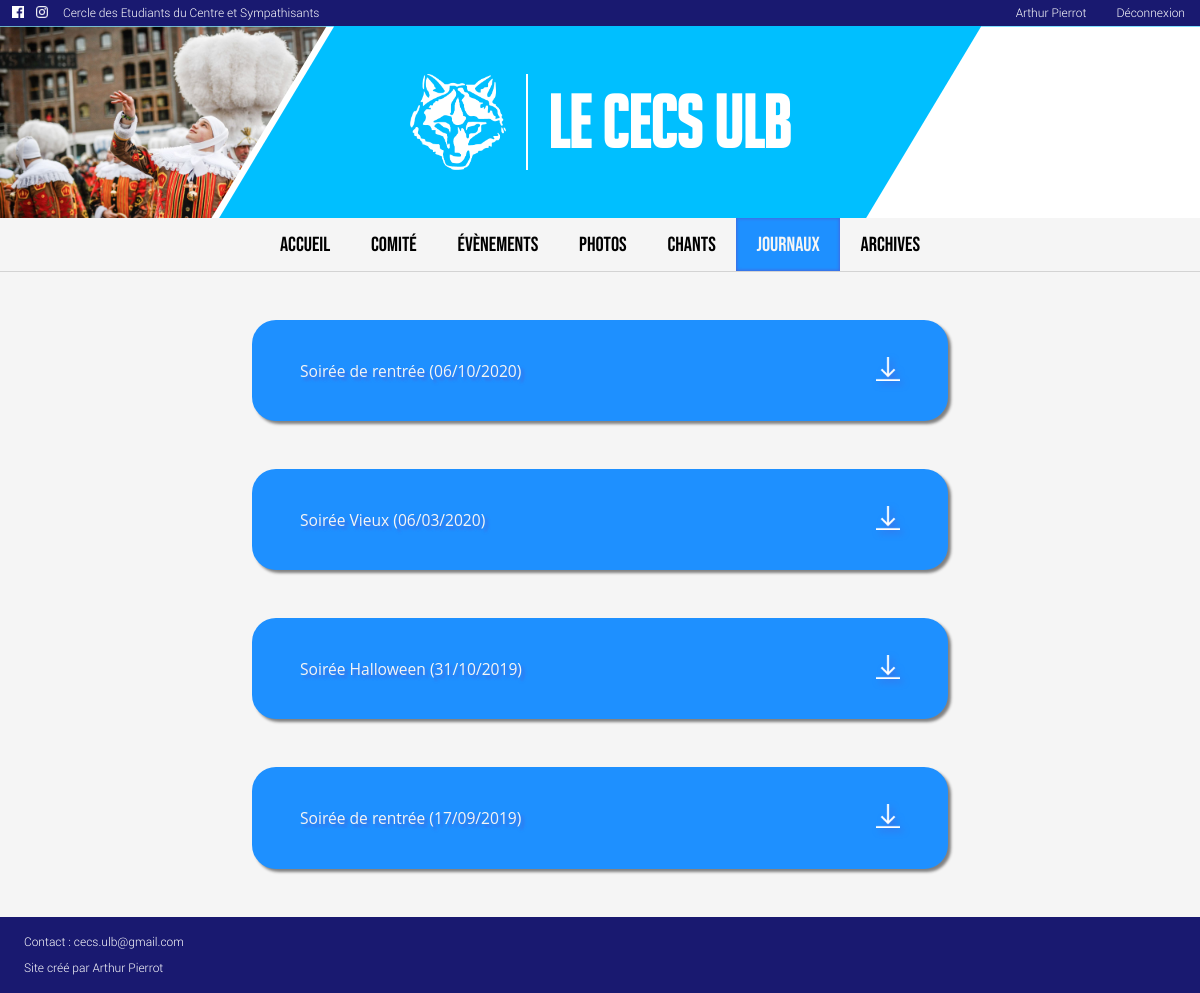
Page /journals/ (signed in) on the committed database.
### main/models.py (models this page shows, shortened)
class Account(AbstractBaseUser):
	username = models.CharField(max_length=30, unique=True)
	email = models.EmailField(verbose_name='email', max_length=60, unique=True)
	first_name = models.CharField(max_length=30)
	last_name = models.CharField(max_length=30)
	date_joined = models.DateTimeField(verbose_name='date joined', auto_now_add=True)
	last_login = models.DateTimeField(verbose_name='last login', auto_now=True)
	is_admin = models.BooleanField(default=False)
	is_active = models.BooleanField(default=True)
	is_member = models.BooleanField(default=False)
	is_staff = models.BooleanField(default=False)
	is_superuser = models.BooleanField(default=False)
	post = models.ForeignKey(Post, on_delete=models.SET_NULL, blank=True, null=True)
	photo = models.ImageField(upload_to='staff', default='default.jpg')
	description = models.TextField(blank=True)
	phone_regex = RegexValidator(regex=r'^\d{10}$', message="Le numéro de téléphone doit être de la forme : '0499999999'.")
	phone_number = models.CharField(validators=[phone_regex], max_length=10, blank=True)
	display_email = models.BooleanField(default=True)
	display_phone_number = models.BooleanField(default=True)
	USERNAME_FIELD = 'username'
	REQUIRED_FIELDS = ['email', 'first_name', 'last_name']
	objects = MyAccountManager()
	def __str__(self):
		return self.first_name + " " + self.last_name

class Journal(models.Model):
	name = models.CharField(max_length=30)
	pub_date = models.DateField(blank=True)
	file = models.FileField(upload_to='journals')

### main/views.py (the view)
# urls.py: path('journals/', views.JournalView.as_view(), name='journals'),
class JournalView(generic.ListView):
	template_name = 'main/journal.html'
	context_object_name = 'journals'
	def get_queryset(self):
		return Journal.objects.filter(pub_date__lte=timezone.now()).order_by('-pub_date')

### main/templates/main/journal.html (shortened to what this page needs)
{% extends "main/base.html" %}
{% load static %}
{% block navbar %}
    <ul>
        <li><a href="{% url 'main:index' %}">ACCUEIL</a></li>
        <li><a href="{% url 'main:comite' %}">COMITÉ</a></li>
        <li><a href="{% url 'main:events' %}">ÉVÈNEMENTS</a></li>
        <li><a href="{% url 'main:photo' %}">PHOTOS</a></li>
        <li><a href="{% url 'main:chants' %}">CHANTS</a></li>
        <li><a href="{% url 'main:journals' %}" class="active">JOURNAUX</a></li>
        <li><a href="{% url 'main:archives' %}">ARCHIVES</a></li>
    </ul>
{% endblock %}
{% block content %}
    {% if journals %}
        {% for journal in journals %}
            <div class="journal">
                <p>{{ journal.name }} ({{ journal.pub_date|date:'d/m/Y' }})</p>
                <a href="{{ journal.file.url }}" download><img src="{% static "images/download-white.png" %}" alt=""></a>
            </div>
        {% endfor %}
    {% endif %}
{% endblock %}

### main/templates/main/base.html (shortened to what this page needs)
<!DOCTYPE html>
<html lang="fr">
<head>
    {% load static %}
    <link rel="stylesheet" type="text/css" href="{% static 'main/style.css' %}">
</head>
<body>
    <div class="header-bar">
        <ul>
            <li class="social-links"><a target="_blank" rel="noopener noreferrer" href="https://www.facebook.com/CECSULB/"><img src="{% static "images/facebook-white.png" %}" alt=""></a></li>
            <li class="social-links"><a target="_blank" rel="noopener noreferrer" href="https://www.instagram.com/cecs_ulb/"><img src="{% static "images/instagram-white.png" %}" alt=""></a></li>
            <li class="cecs-name">Cercle des Etudiants du Centre et Sympathisants</li>
            {% if user.is_authenticated %}
                <li class="user-links"><a href="{% url 'main:profile' %}">{{ user }}</a></li>
                <li class="user-links"><a href="{% url 'main:logout' %}">Déconnexion</a></li>
            {% else %}
                <li class="user-links"><a href="{% url 'main:register' %}">Inscription</a></li>
                <li class="user-links"><a href="{% url 'main:login' %}">Connexion</a></li>
            {% endif %}
        </ul>
    </div>
    <header>
        <div class="polygon-left">
            <img src="{% static "images/carnaval.jpg" %}" alt="">
        </div>
        <div class="title">
            <img src="{% static "images/logo-white.png" %}" alt="">
            <h1>LE CECS ULB</h1>
        </div>
        <div class="polygon-right">
        </div>
    </header>
    <div class="navbar">
        {% block navbar %}{% endblock %}
    </div>
    <div class="content">
        {% block content %}{% endblock %}
    </div>
    <footer>
        <div class="contact">
            <p>Contact : cecs.ulb@gmail.com</p>
            <p>Site créé par Arthur Pierrot</p>
        </div>
    </footer>
</body>
</html>

### main/static/main/style.css (style rules this page uses)
:root { --title-text-color: white; --title-bg-color: deepskyblue; --header-text-color: white; --header-bg-color: midnightblue; --last-event-text-color: dodgerblue; --last-event-bg-color: whitesmoke; --last-event-shadow-color: lightgrey; --incoming-event-text-color: whitesmoke; --incoming-event-bg-color: dodgerblue; --incoming-event-shadow-color: royalblue; --comite-text-color: dodgerblue; --comite-bg-color: whitesmoke; --comite-shadow-color: lightgrey; --comite-bureau-text-color: whitesmoke; --comite-bureau-bg-color: dodgerblue; --comite-bureau-shadow-color: royalblue; --album-text-color: dodgerblue; --album-bg-color: whitesmoke; --album-shadow-color: lightgrey; }
.header-bar { display: flex; position: -webkit-sticky; position: sticky; height: 2.2vw;; top: 0; z-index: 1000; }
.header-bar ul { background-color: var(--header-bg-color); display: flex; align-items: center; list-style-type: none; margin: 0; padding: 0; width: 100%; }
.user-links { float: right; display: flex; align-items: center; }
.user-links a { padding: 10px 15px; text-decoration: none; text-align: center; font-family: "Roboto-Light", sans-serif; font-size: 1vw; color: var(--header-text-color); }
.social-links img { width: 1vw; height: 1vw; padding-left: 1vw; }
.cecs-name { margin-right: auto; padding: 10px 15px; text-decoration: none; text-align: center; font-family: "Roboto-Light", sans-serif; font-size: 1vw; color: var(--header-text-color); }
header { overflow: auto; display: flex; justify-content: space-between; background-color: var(--title-bg-color); z-index: 2; }
.polygon-left { float: left; width: 32%; background-color: var(--title-text-color); -webkit-clip-path: polygon(0 0, 0 600px, 200px 600px, 600px 0); clip-path: polygon(0 0, 87% 0, 57% 100%, 0 100%); }
.polygon-left img { float: left; width: 100%; -webkit-clip-path: polygon(0 0, 0 600px, 200px 600px, 600px 0); clip-path: polygon(0 0, 85% 0, 55% 100%, 0 100%); }
.polygon-right { float: right; width: 32%; background-color: var(--title-text-color); -webkit-clip-path: polygon(0 0, 0 600px, 200px 600px, 600px 0); clip-path: polygon(43% 0, 100% 0%, 100% 100%, 13% 100%); }
.title { margin: auto; align-self: center; background-color: var(--title-bg-color); display: flex; align-items: center; justify-content: center; }
.title img { width: 8vw; height: 8vw; padding-right: 20px; border-right: 2px solid var(--title-text-color); }
.title h1 { margin-left: 20px; font-family: "Big Noodle Titling", sans-serif; font-size: 6vw; color: var(--title-text-color); }
.navbar { position: -webkit-sticky; position: sticky; top: 2.15vw; z-index: 1000; background-color: whitesmoke; border-bottom: 1px solid var(--last-event-shadow-color); }
.navbar ul { list-style-type: none; margin: 0; padding: 0; width: 100%; display: flex; justify-content: center; }
.navbar li { float: left; }
.navbar li a { display: block; padding: 0.7em 1em; text-decoration: none; text-align: center; font-family: "Bebas Neue", sans-serif; font-size: 1.7vw; color: black; }
.active { color: whitesmoke !important; background-color: dodgerblue !important; box-shadow: inset 0 0 3px 1px royalblue; }
body { margin: 0; padding: 0; background-color: whitesmoke; text-align: center; }
a, a:visited { text-decoration: none; }
.journal { display: flex; justify-content: space-between; align-items: center; margin: 4vw auto; padding: 2vw 4vw; background-color: dodgerblue; border-radius: 2vw; box-shadow: 3px 3px 3px grey; width: 50vw; }
.journal p { color: whitesmoke; font-size: 1.3vw; font-family: 'Open Sans', sans-serif; text-shadow: 3px 3px 3px var(--incoming-event-shadow-color); }
.journal img { width: 2vw; height: 2vw; filter: drop-shadow(3px 3px 3px var(--incoming-event-shadow-color)); }
footer { background-color: var(--header-bg-color); color: var(--header-text-color); display: flex; align-items: center; justify-content: space-between; }
footer .contact { float: left; padding: 0.5vw 2vw; }
footer p { font-size: 1vw; font-family: "Roboto-Light", sans-serif; text-align: left; }

### rows in the picture
Account: first_name+last_name "Arthur Pierrot"
Journal: name "Soirée de rentrée", pub_date "06/10/2020"
Journal: name "Soirée Vieux", pub_date "06/03/2020"
Journal: name "Soirée Halloween", pub_date "31/10/2019"
Journal: name "Soirée de rentrée", pub_date "17/09/2019"
